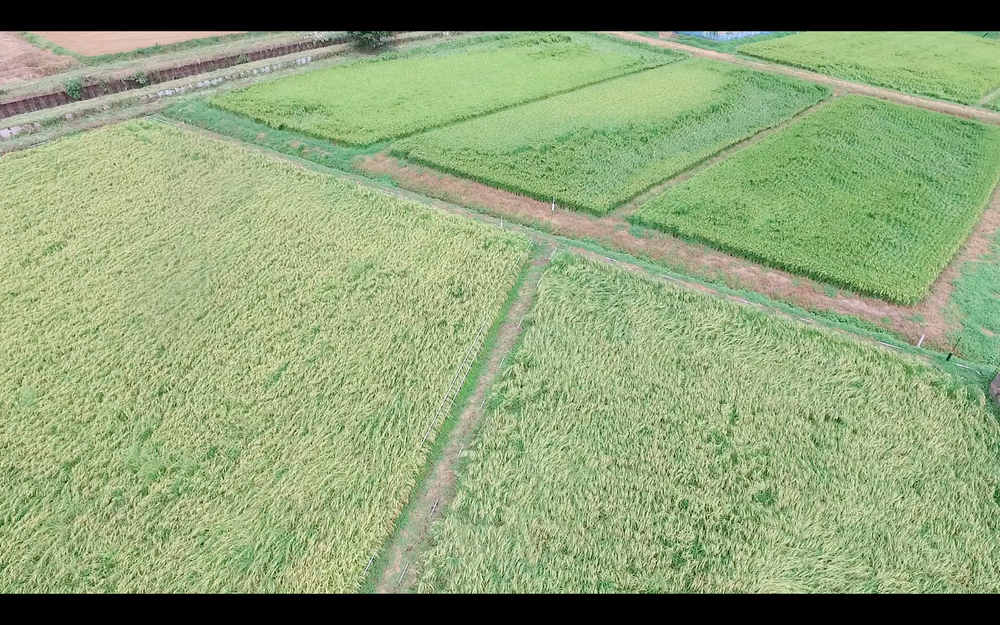
#> input picture org.png, 1000 x 625 px, shrunk from 1440 x 900 before the run
$ python agri.py
#> lines starting #> are read from the running program, lines starting #| are printed output that depends on the picture
# OpenCVのモジュール読み込み
import cv2

# 定数定義
ORG_WINDOW_NAME = "org"
HSV_WINDOW_NAME = "hsv"
GRAY_WINDOW_NAME = "gray"
CANNY_WINDOW_NAME = "canny"

ORG_FILE_NAME  = "org.png"
HSV_FILE_NAME = "hsv.png"
GRAY_FILE_NAME = "gray.png"
CANNY_FILE_NAME = "canny.png"

# 元の画像を読み込み
org_img = cv2.imread(ORG_FILE_NAME,cv2.IMREAD_UNCHANGED)
#> org_img is the input picture: shape (625, 1000, 4); mean B, G, R, A 118.7, 162.2, 142.4, 255

# 彩度をあげる(HSVに変換)
img_hsv = cv2.cvtColor(org_img,cv2.COLOR_BGR2HSV)
#> img_hsv: shape (625, 1000, 3); mean H, S, V 39.1, 65.1, 163

# グレースケールに変換
gray_img = cv2.imread(ORG_FILE_NAME, cv2.IMREAD_GRAYSCALE)
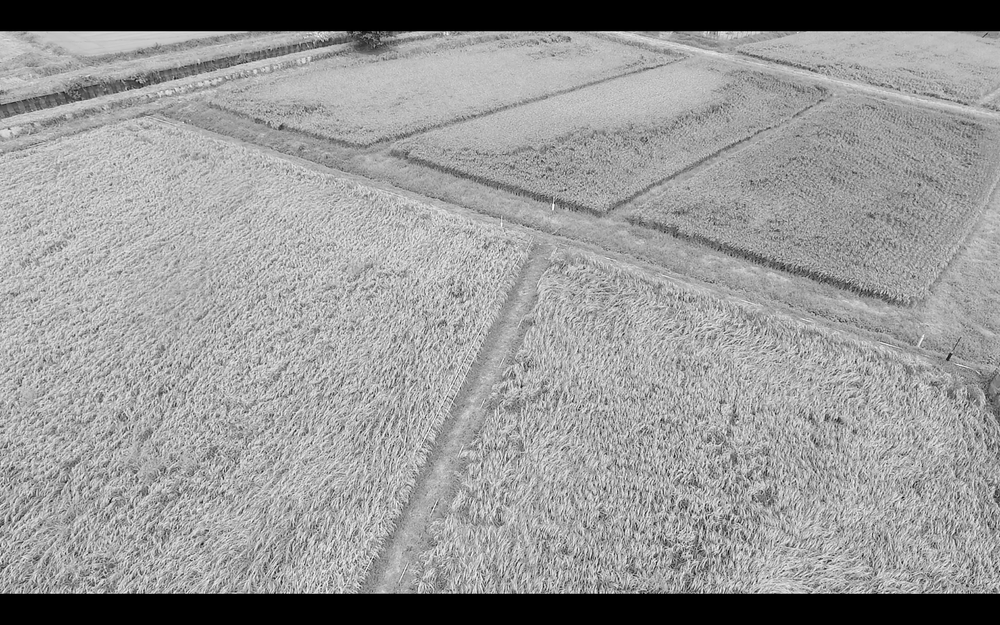
#> gray_img: shape (625, 1000); min 0, max 255, mean 150.9

# エッジ抽出
canny_img = cv2.Canny(img_hsv,100,200)
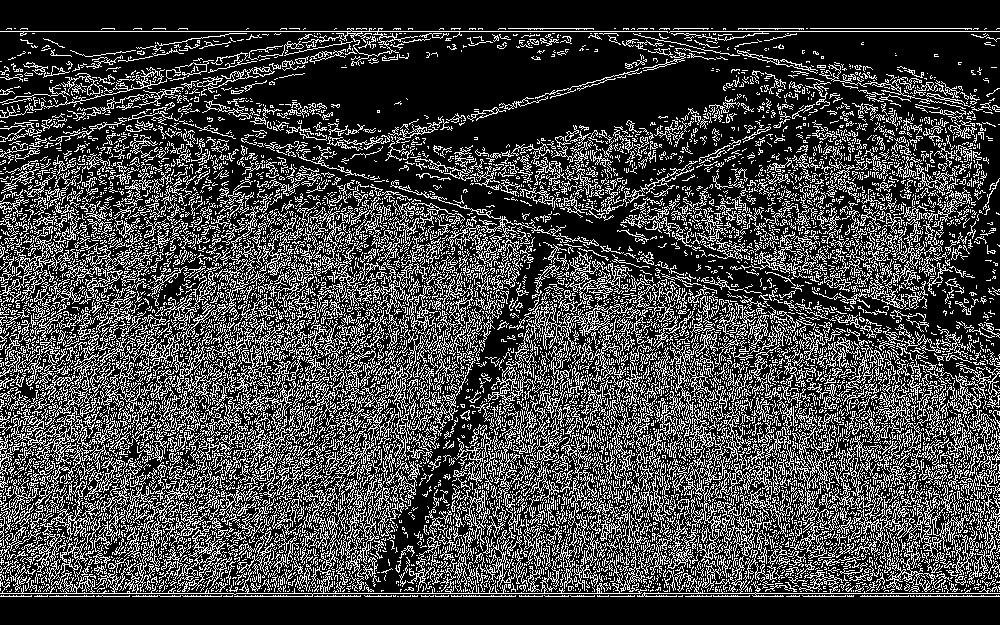
#> canny_img: shape (625, 1000); 26.3% white in thin lines or dots

# ウィンドウに表示
cv2.namedWindow(HSV_FILE_NAME)
cv2.namedWindow(ORG_WINDOW_NAME)
cv2.namedWindow(GRAY_WINDOW_NAME)
cv2.namedWindow(CANNY_WINDOW_NAME)

cv2.imshow(HSV_FILE_NAME, img_hsv)
cv2.imshow(ORG_WINDOW_NAME, org_img)
cv2.imshow(GRAY_WINDOW_NAME, gray_img)
cv2.imshow(CANNY_WINDOW_NAME, canny_img)

# ファイルに保存
cv2.imwrite(GRAY_FILE_NAME, gray_img)
cv2.imwrite(CANNY_FILE_NAME, canny_img)

# 終了処理
cv2.waitKey(0)
cv2.destroyAllWindows()

$ run again, with sources/hata.png copied over org.png
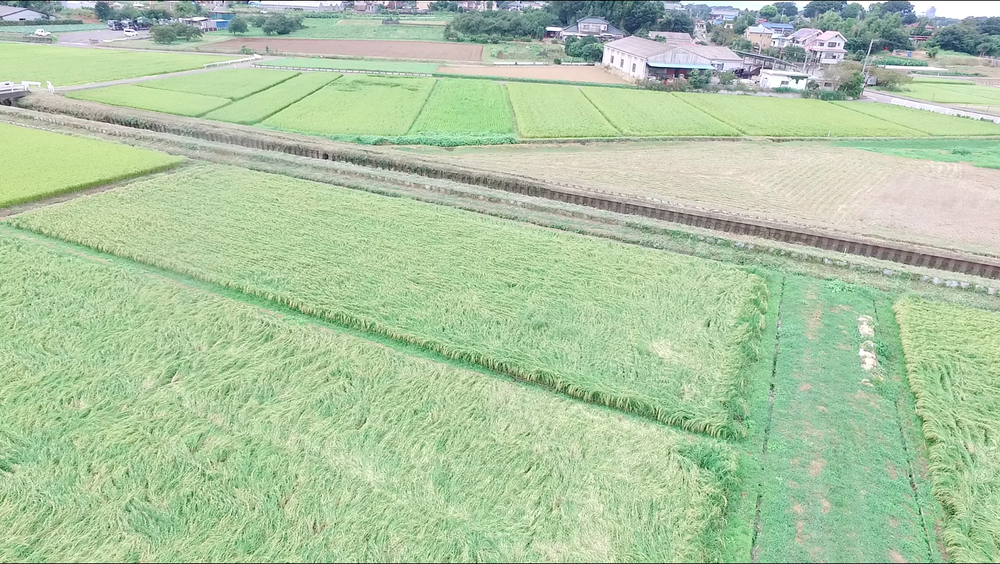
#> input picture sources/hata.png, 1000 x 564 px, shrunk from 1440 x 812 before the run
#> org_img is the input picture: shape (564, 1000, 4); mean B, G, R, A 163.6, 199.1, 174.7, 255
#> img_hsv: shape (564, 1000, 3); mean H, S, V 52.2, 52.3, 200.9
#> `gray_img = cv2.imread(ORG_FILE_NAME, cv2.IMREAD_GRAYSCALE)`:
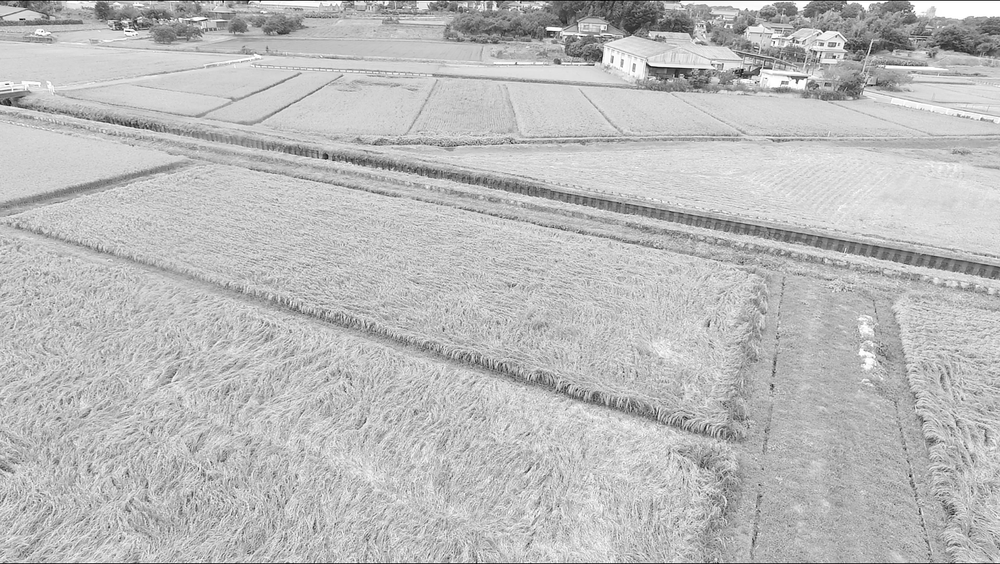
#> gray_img: shape (564, 1000); min 4, max 255, mean 187.3
#> `canny_img = cv2.Canny(img_hsv,100,200)`:
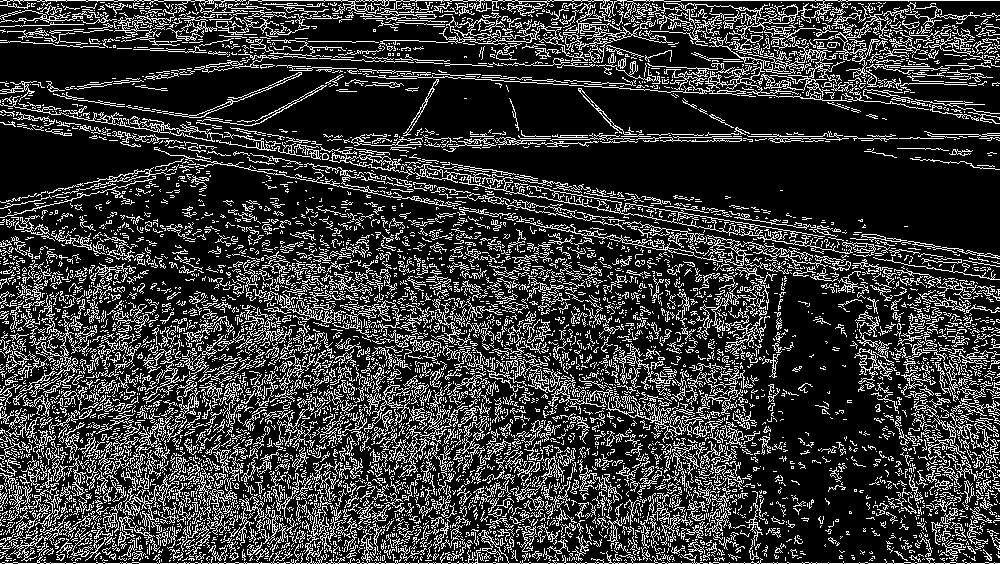
#> canny_img: shape (564, 1000); 21.8% white in thin lines or dots

$ run again, with sources/hata2.png copied over org.png
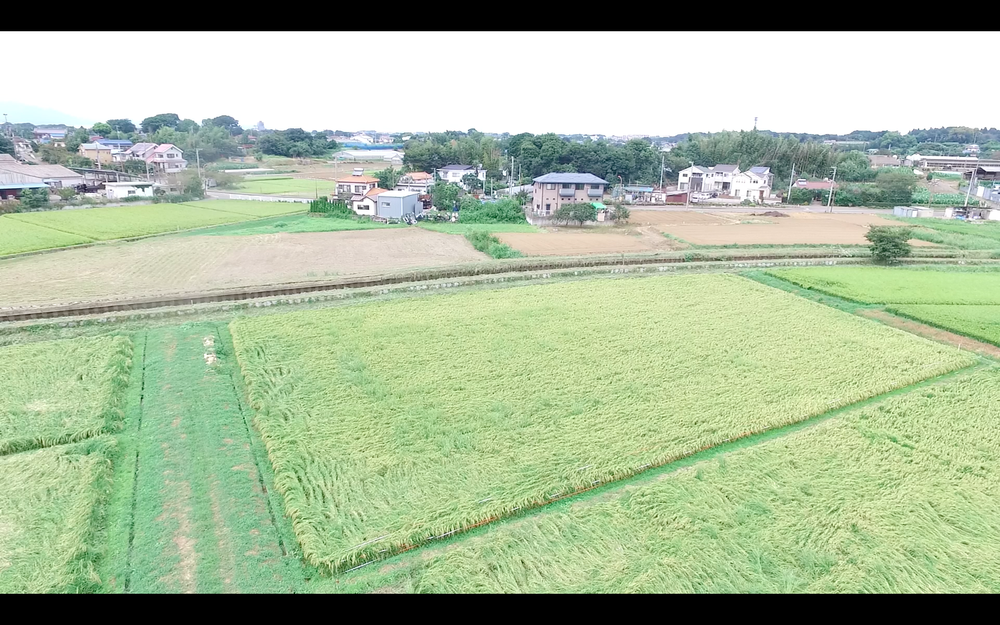
#> input picture sources/hata2.png, 1000 x 625 px, shrunk from 1440 x 900 before the run
#> org_img is the input picture: shape (625, 1000, 4); mean B, G, R, A 157.5, 187.8, 170.4, 255
#> img_hsv: shape (625, 1000, 3); mean H, S, V 39.6, 45, 189.3
#> `gray_img = cv2.imread(ORG_FILE_NAME, cv2.IMREAD_GRAYSCALE)`:
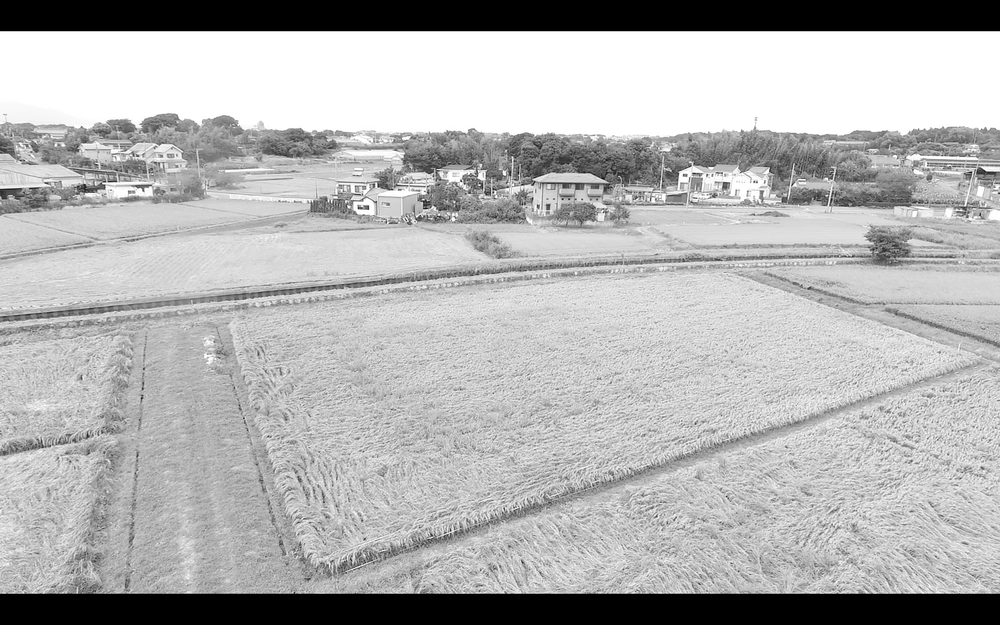
#> gray_img: shape (625, 1000); min 0, max 255, mean 178.8
#> `canny_img = cv2.Canny(img_hsv,100,200)`:
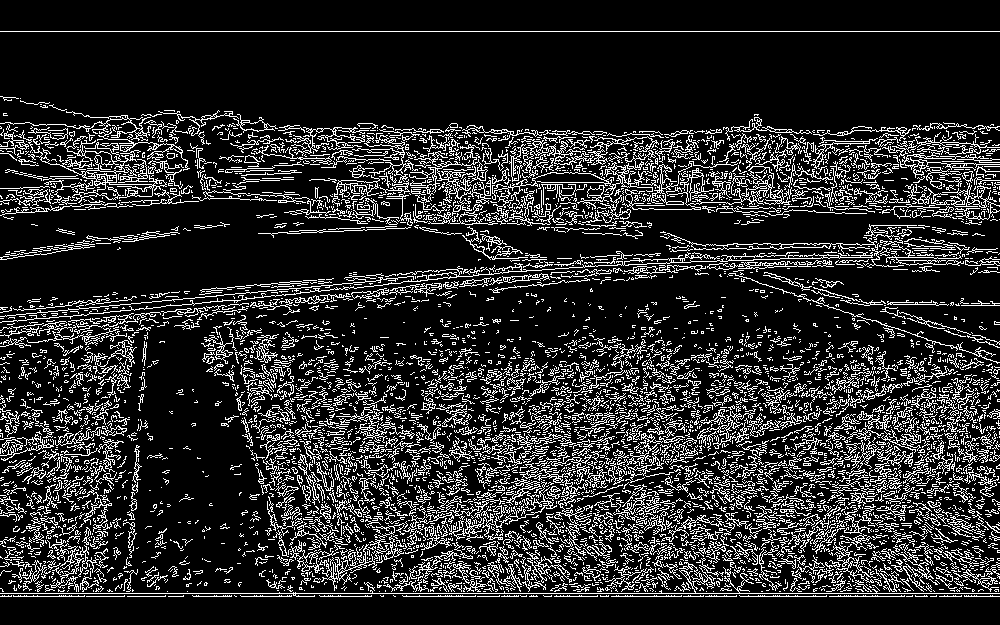
#> canny_img: shape (625, 1000); 16.5% white in thin lines or dots
